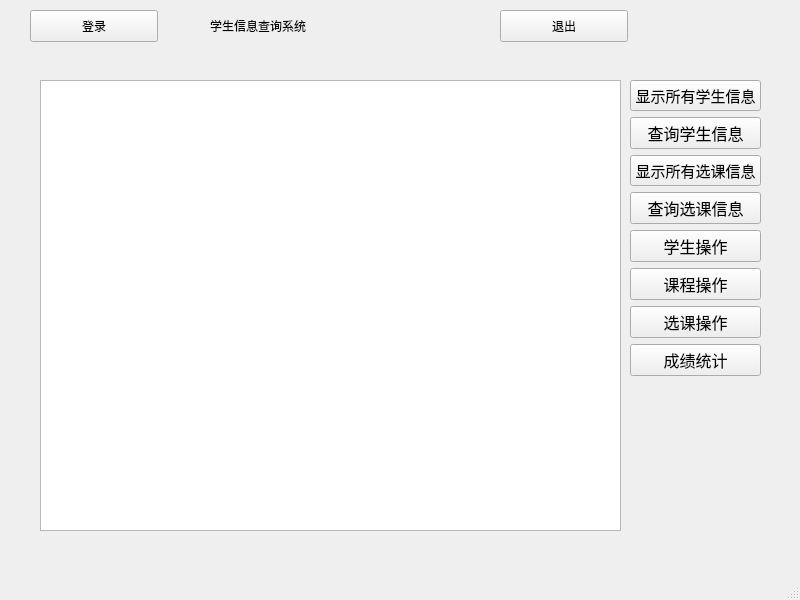
<?xml version="1.0" encoding="UTF-8"?>
<ui version="4.0">
 <class>MainWindow</class>
 <widget class="QMainWindow" name="MainWindow">
  <property name="geometry">
   <rect>
    <x>0</x>
    <y>0</y>
    <width>800</width>
    <height>600</height>
   </rect>
  </property>
  <property name="windowTitle">
   <string>MainWindow</string>
  </property>
  <widget class="QWidget" name="centralwidget">
   <widget class="QStackedWidget" name="stackedWidget">
    <property name="geometry">
     <rect>
      <x>20</x>
      <y>50</y>
      <width>751</width>
      <height>491</height>
     </rect>
    </property>
    <property name="currentIndex">
     <number>0</number>
    </property>
    <widget class="QWidget" name="page">
     <widget class="QWidget" name="verticalLayoutWidget_2">
      <property name="geometry">
       <rect>
        <x>610</x>
        <y>30</y>
        <width>131</width>
        <height>431</height>
       </rect>
      </property>
      <layout class="QVBoxLayout" name="verticalLayout_2">
       <item>
        <widget class="QPushButton" name="find_stu_all">
         <property name="font">
          <font>
           <pointsize>11</pointsize>
          </font>
         </property>
         <property name="text">
          <string>显示所有学生信息</string>
         </property>
        </widget>
       </item>
       <item>
        <widget class="QPushButton" name="find_stu">
         <property name="font">
          <font>
           <pointsize>12</pointsize>
          </font>
         </property>
         <property name="text">
          <string>查询学生信息</string>
         </property>
        </widget>
       </item>
       <item>
        <widget class="QPushButton" name="find_stu_all_2">
         <property name="font">
          <font>
           <pointsize>11</pointsize>
          </font>
         </property>
         <property name="text">
          <string>显示所有选课信息</string>
         </property>
        </widget>
       </item>
       <item>
        <widget class="QPushButton" name="find_sc">
         <property name="font">
          <font>
           <pointsize>12</pointsize>
          </font>
         </property>
         <property name="text">
          <string>查询选课信息</string>
         </property>
        </widget>
       </item>
       <item>
        <widget class="QPushButton" name="find_sc_2">
         <property name="font">
          <font>
           <pointsize>12</pointsize>
          </font>
         </property>
         <property name="text">
          <string>学生操作</string>
         </property>
        </widget>
       </item>
       <item>
        <widget class="QPushButton" name="find_sc_3">
         <property name="font">
          <font>
           <pointsize>12</pointsize>
          </font>
         </property>
         <property name="text">
          <string>课程操作</string>
         </property>
        </widget>
       </item>
       <item>
        <widget class="QPushButton" name="find_sc_4">
         <property name="font">
          <font>
           <pointsize>12</pointsize>
          </font>
         </property>
         <property name="text">
          <string>选课操作</string>
         </property>
        </widget>
       </item>
       <item>
        <widget class="QPushButton" name="grade_sel">
         <property name="font">
          <font>
           <pointsize>12</pointsize>
          </font>
         </property>
         <property name="text">
          <string>成绩统计</string>
         </property>
        </widget>
       </item>
       <item>
        <spacer name="verticalSpacer_2">
         <property name="orientation">
          <enum>Qt::Vertical</enum>
         </property>
         <property name="sizeHint" stdset="0">
          <size>
           <width>20</width>
           <height>40</height>
          </size>
         </property>
        </spacer>
       </item>
      </layout>
     </widget>
     <widget class="QTableView" name="tableView_manage">
      <property name="geometry">
       <rect>
        <x>20</x>
        <y>30</y>
        <width>581</width>
        <height>451</height>
       </rect>
      </property>
     </widget>
    </widget>
    <widget class="QWidget" name="page_2">
     <widget class="QRadioButton" name="radioButton">
      <property name="geometry">
       <rect>
        <x>150</x>
        <y>120</y>
        <width>157</width>
        <height>30</height>
       </rect>
      </property>
      <property name="text">
       <string>RadioButton</string>
      </property>
     </widget>
    </widget>
    <widget class="QWidget" name="page_3">
     <widget class="QToolButton" name="toolButton">
      <property name="geometry">
       <rect>
        <x>190</x>
        <y>170</y>
        <width>68</width>
        <height>31</height>
       </rect>
      </property>
      <property name="text">
       <string>...</string>
      </property>
     </widget>
    </widget>
   </widget>
   <widget class="QLabel" name="label">
    <property name="geometry">
     <rect>
      <x>210</x>
      <y>10</y>
      <width>191</width>
      <height>31</height>
     </rect>
    </property>
    <property name="text">
     <string>学生信息查询系统</string>
    </property>
   </widget>
   <widget class="QPushButton" name="loadsys">
    <property name="geometry">
     <rect>
      <x>30</x>
      <y>10</y>
      <width>128</width>
      <height>32</height>
     </rect>
    </property>
    <property name="text">
     <string>登录</string>
    </property>
   </widget>
   <widget class="QPushButton" name="ex">
    <property name="geometry">
     <rect>
      <x>500</x>
      <y>10</y>
      <width>128</width>
      <height>32</height>
     </rect>
    </property>
    <property name="text">
     <string>退出</string>
    </property>
   </widget>
  </widget>
  <widget class="QMenuBar" name="menubar">
   <property name="geometry">
    <rect>
     <x>0</x>
     <y>0</y>
     <width>800</width>
     <height>21</height>
    </rect>
   </property>
  </widget>
  <widget class="QStatusBar" name="statusbar"/>
 </widget>
 <resources/>
 <connections/>
</ui>
